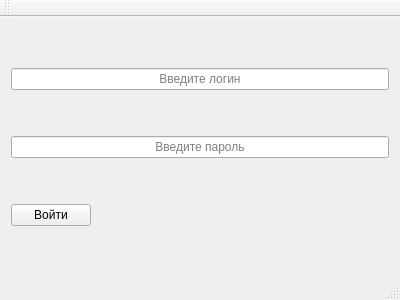
<?xml version="1.0" encoding="UTF-8"?>
<ui version="4.0">
 <class>AuthorisationWindow</class>
 <widget class="QMainWindow" name="AuthorisationWindow">
  <property name="geometry">
   <rect>
    <x>0</x>
    <y>0</y>
    <width>400</width>
    <height>300</height>
   </rect>
  </property>
  <property name="windowTitle">
   <string>AuthorisationWindow</string>
  </property>
  <property name="layoutDirection">
   <enum>Qt::LeftToRight</enum>
  </property>
  <widget class="QWidget" name="centralWidget">
   <layout class="QGridLayout" name="gridLayout">
    <item row="0" column="0">
     <widget class="QLineEdit" name="lineEditUsername">
      <property name="alignment">
       <set>Qt::AlignCenter</set>
      </property>
      <property name="placeholderText">
       <string>Введите логин</string>
      </property>
     </widget>
    </item>
    <item row="1" column="0">
     <widget class="QLineEdit" name="lineEditPassword">
      <property name="alignment">
       <set>Qt::AlignCenter</set>
      </property>
      <property name="placeholderText">
       <string>Введите пароль</string>
      </property>
     </widget>
    </item>
    <item row="2" column="0">
     <widget class="QPushButton" name="pushButtonEnter">
      <property name="sizePolicy">
       <sizepolicy hsizetype="Fixed" vsizetype="Fixed">
        <horstretch>0</horstretch>
        <verstretch>0</verstretch>
       </sizepolicy>
      </property>
      <property name="layoutDirection">
       <enum>Qt::LeftToRight</enum>
      </property>
      <property name="text">
       <string>Войти</string>
      </property>
     </widget>
    </item>
   </layout>
  </widget>
  <widget class="QMenuBar" name="menuBar">
   <property name="geometry">
    <rect>
     <x>0</x>
     <y>0</y>
     <width>400</width>
     <height>21</height>
    </rect>
   </property>
  </widget>
  <widget class="QToolBar" name="mainToolBar">
   <attribute name="toolBarArea">
    <enum>TopToolBarArea</enum>
   </attribute>
   <attribute name="toolBarBreak">
    <bool>false</bool>
   </attribute>
  </widget>
  <widget class="QStatusBar" name="statusBar"/>
 </widget>
 <layoutdefault spacing="6" margin="11"/>
 <resources/>
 <connections/>
</ui>
